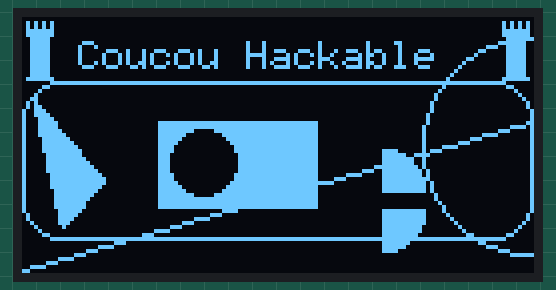
Recording of a sketch running on a simulated Arduino Uno, built with avr-gcc and run on an emulated ATmega328P. Parts: 128×64 one-colour display.

Above: at 0.4 s.

The sketch:

u8_mag.ino
```cpp
#include "U8glib.h"

// Déclaration pour SPI matériel
// SCK sur 13 et MOSI sur 11
// arguments : CS, D/C, RST
//U8GLIB_SSD1306_ADAFRUIT_128X64 u8g(8, 6, 7);

// Déclaration pour I2C / TWI matériel
U8GLIB_SSD1306_128X64 u8g(
  U8G_I2C_OPT_DEV_0|
  U8G_I2C_OPT_NO_ACK|
  U8G_I2C_OPT_FAST);

// Déclaration d'une image bitmap en flash
// notez le U8G_PROGMEM, un PROGMEM propre à u8glib
// La macro B pour spécifier des valeurs en binaire
// est ici très utile
const uint8_t tour_bitmap[] U8G_PROGMEM = {
  B00000000,
  B01010101,
  B01010101,
  B01111111,
  B01111111,
  B00111110,
  B00111110,
  B00111110,
  B00111110,
  B00111110,
  B00111110,
  B00111110,
  B00111110,
  B00111110,
  B00111110,
  B01111111
};

// notre fonction de dessin
// contenant les instructions de tracé
void draw(void) {
  // on place l'icone bitmap
  // arg : x, y, nombre d'octet pour une ligne, nombre de lignes
  u8g.drawBitmapP(0, 0, 1, 16, tour_bitmap);
  u8g.drawBitmapP(119, 0, 1, 16, tour_bitmap);

  // un cadre à coins arrondis
  // arg : x, y, largeur, hauteur, rayon coins
  u8g.drawRFrame(0, 16, 128, 40, 10);

  // un rectangle plein
  // arg : x, y, largeur, hauteur
  u8g.drawBox(34, 26, 40, 22);

  // disque (cercle plein)
  // arg : centre x, cente y, rayon, segment à afficher
  // Les modificateurs de segment possibles sont :
  // U8G_DRAW_UPPER_RIGHT : haut/droite
  // U8G_DRAW_UPPER_LEFT : haut/gauche
  // U8G_DRAW_LOWER_LEFT : bas/gauche
  // U8G_DRAW_LOWER_RIGHT : bas/droite
  // U8G_DRAW_ALL : tout, par défaut en l'absence de modificateur
  // ici haut/droite :
  u8g.drawDisc(90, 43, 10, U8G_DRAW_UPPER_RIGHT);
  // idem mais bas/droite :
  u8g.drawDisc(90, 48, 10, U8G_DRAW_LOWER_RIGHT);

  // une ligne
  // arg : départ x, départ y, fin x, fin y
  u8g.drawLine(0, 63, 127, 26);

  // un triangle plein
  // arg : x et y de chaque sommet
  u8g.drawTriangle(3,20, 10,52, 20,40);

  // un cercle (vide)
  // arg : centre x, centre y, rayon
  // les modificateurs de segment sont identiques à drawDisc
  u8g.drawCircle(127, 32, 27);

  // affichage de texte
  // on commence par choisir la police
  // (voir libraries/U8glib/src/clib/u8g.h)
  u8g.setFont(u8g_font_6x10);
  // le point de placement est relatif au plus haut pixel du texte +1
  u8g.setFontPosTop();
  // on écrit le texte
  // arg : x, y, chaîne de caractères (pointeur)
  u8g.drawStr(14, 5, "Coucou Hackable");

  // Nous pouvons aussi dessiner en noir
  // Il faut spécifier la couleur dans l'index
  // Sur écran monochrome 0=fond, 1=avant plan
  u8g.setColorIndex(0);
  // dessin d'un disque
  u8g.drawDisc(45, 36, 8);
  // on revient sur la couleur d'avant plan
  u8g.setColorIndex(1);
}

void setup() {
  // il n'a a rien à faire ici
}

void loop() {
  // début de la boucle d'affichage
  u8g.firstPage();

  // boucle d'affichage d'U8glib
  do {
    // appel répété à notre fonction de dessin
    draw();
  // fin de boucle
  } while( u8g.nextPage() );
  // nextPage() retourne 0 si le travail est fini
  // et 1 si un rafraîchissement est encore nécessaire

  // petite pause
  delay(1000);
}
```
